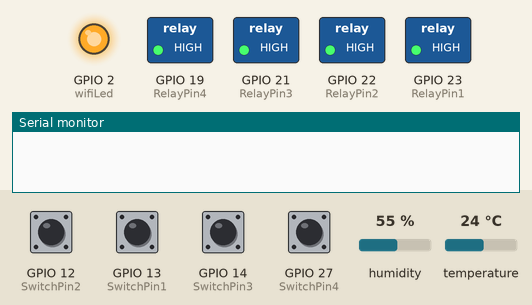
Recording of a sketch running on a simulated ESP32. Shown: switched loads named in the sketch (green lamp = pin HIGH), output pins drawn as LEDs (lit = HIGH), the last lines printed to the serial monitor. Inputs (shaded band) come from the test bench; at power-on: GPIO 12 (SwitchPin2), GPIO 13 (SwitchPin1), GPIO 14 (SwitchPin3), GPIO 27 (SwitchPin4) HIGH, humidity 55 %, temperature 24 °C. WiFi joins after 1.5 s; servers stay silent unless stated.

Above: at 2.2 s.
2.3 s: GPIO 12 (SwitchPin2) pulled LOW for 0.15 s
At 3.5 s:
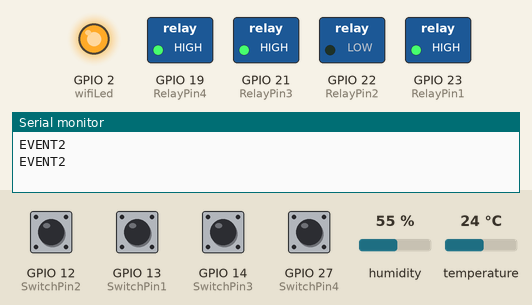
3.9 s: GPIO 13 (SwitchPin1) pulled LOW for 0.15 s
At 4.7 s:
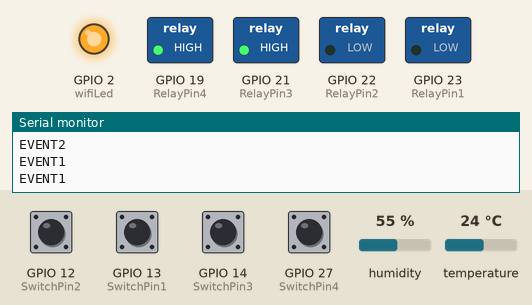
5.5 s: GPIO 14 (SwitchPin3) pulled LOW for 0.15 s
At 6.8 s:
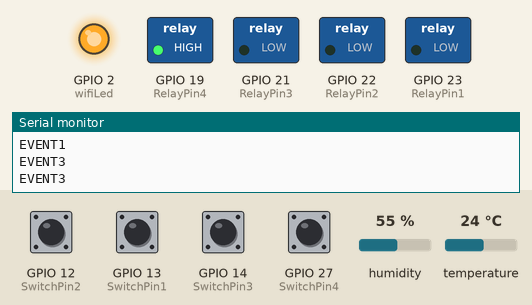
7.1 s: GPIO 27 (SwitchPin4) pulled LOW for 0.15 s
At 8.3 s:
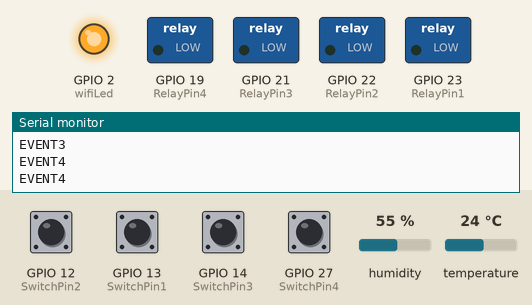
8.7 s: GPIO 12 (SwitchPin2) pulled LOW for 1 s
At 10.7 s:
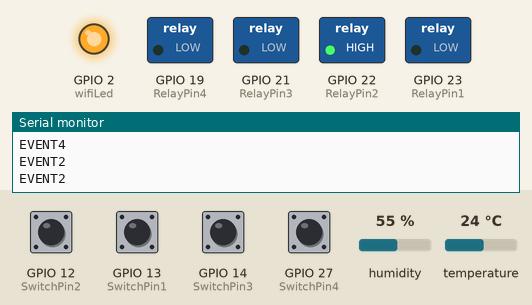
11.2 s: GPIO 13 (SwitchPin1) pulled LOW for 1 s
At 12.7 s:
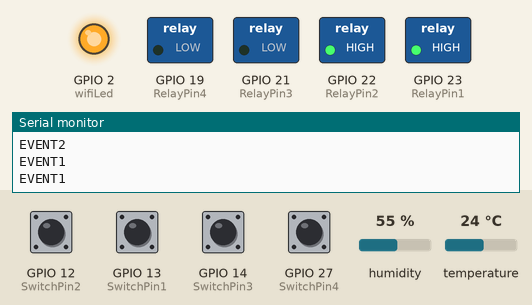
Timing chart, 0 to 14.2 s (numbered marks = the images above; inputs shaded):
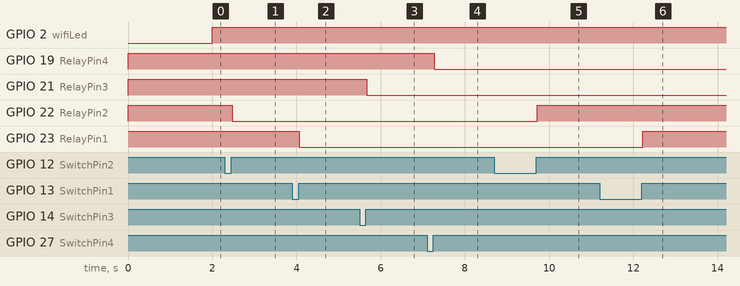

Measured:
- after the input at 2.3 s, GPIO 22 (RelayPin2): HIGH → LOW after 0.17 s
- after the input at 3.9 s, GPIO 23 (RelayPin1): HIGH → LOW after 0.17 s
- after the input at 5.5 s, GPIO 21 (RelayPin3): HIGH → LOW after 0.17 s
- after the input at 7.1 s, GPIO 19 (RelayPin4): HIGH → LOW after 0.17 s
- after the input at 8.7 s, GPIO 22 (RelayPin2): LOW → HIGH after 1.0 s
- after the input at 11.2 s, GPIO 23 (RelayPin1): LOW → HIGH after 1.0 s

The sketch:

Proyecto_Domotica_GMA.ino
```cpp
#define BLYNK_TEMPLATE_ID "TMPLVm1IySxq"
#define BLYNK_DEVICE_NAME "ESP32 Alejandro GM"
#define BLYNK_AUTH_TOKEN "awUnxHklyBx2fL6IHDRaJ-Q6868B85_h"


char ssid[] = "Hi 2";
char pass[] = "Alexnuevo3";

bool fetch_blynk_state = true;


#define IR_Button_1   0xF30CFF00
#define IR_Button_2   0xE718FF00
#define IR_Button_3   0xA15EFF00
#define IR_Button_4   0xF708FF00
#define IR_All_Off    0xE916FF00


#include <WiFi.h>
#include <WiFiClient.h>
#include <BlynkSimpleEsp32.h>
#include <DHT.h>
#include <IRremote.h>
#include <AceButton.h>
using namespace ace_button;

#define DHTPIN              16
#define IR_RECV_PIN         35


#define DHTTYPE DHT11


IRrecv irrecv(IR_RECV_PIN);
decode_results results;


#define RelayPin1 23  //D23
#define RelayPin2 22  //D22
#define RelayPin3 21  //D21
#define RelayPin4 19  //D19

#define SwitchPin1 13  //D13
#define SwitchPin2 12  //D12
#define SwitchPin3 14  //D14
#define SwitchPin4 27  //D27

#define wifiLed   2   //D2


#define VPIN_BUTTON_1    V1
#define VPIN_BUTTON_2    V2
#define VPIN_BUTTON_3    V3
#define VPIN_BUTTON_4    V4

#define VPIN_BUTTON_C    V5
#define VPIN_TEMPERATURE V6
#define VPIN_HUMIDITY    V7


// Relay State
bool toggleState_1 = LOW;
bool toggleState_2 = LOW;
bool toggleState_3 = LOW;
bool toggleState_4 = LOW;

int wifiFlag = 0;
float temperature1 = 0;
float humidity1   = 0;

char auth[] = BLYNK_AUTH_TOKEN;

ButtonConfig config1;
AceButton button1(&config1);
ButtonConfig config2;
AceButton button2(&config2);
ButtonConfig config3;
AceButton button3(&config3);
ButtonConfig config4;
AceButton button4(&config4);

void handleEvent1(AceButton*, uint8_t, uint8_t);
void handleEvent2(AceButton*, uint8_t, uint8_t);
void handleEvent3(AceButton*, uint8_t, uint8_t);
void handleEvent4(AceButton*, uint8_t, uint8_t);

BlynkTimer timer;
DHT dht(DHTPIN, DHTTYPE);


BLYNK_WRITE(VPIN_BUTTON_1) {
  toggleState_1 = param.asInt();
  digitalWrite(RelayPin1, !toggleState_1);
}

BLYNK_WRITE(VPIN_BUTTON_2) {
  toggleState_2 = param.asInt();
  digitalWrite(RelayPin2, !toggleState_2);
}

BLYNK_WRITE(VPIN_BUTTON_3) {
  toggleState_3 = param.asInt();
  digitalWrite(RelayPin3, !toggleState_3);
}

BLYNK_WRITE(VPIN_BUTTON_4) {
  toggleState_4 = param.asInt();
  digitalWrite(RelayPin4, !toggleState_4);
}

BLYNK_WRITE(VPIN_BUTTON_C) {
  all_SwitchOff();
}

void all_SwitchOff(){
  toggleState_1 = 0; digitalWrite(RelayPin1, HIGH); Blynk.virtualWrite(VPIN_BUTTON_1, toggleState_1); delay(100);
  toggleState_2 = 0; digitalWrite(RelayPin2, HIGH); Blynk.virtualWrite(VPIN_BUTTON_2, toggleState_2); delay(100);
  toggleState_3 = 0; digitalWrite(RelayPin3, HIGH); Blynk.virtualWrite(VPIN_BUTTON_3, toggleState_3); delay(100);
  toggleState_4 = 0; digitalWrite(RelayPin4, HIGH); Blynk.virtualWrite(VPIN_BUTTON_4, toggleState_4); delay(100);
  Blynk.virtualWrite(VPIN_HUMIDITY, humidity1);
  Blynk.virtualWrite(VPIN_TEMPERATURE, temperature1);
}

void checkBlynkStatus() {

  bool isconnected = Blynk.connected();
  if (isconnected == false) {
    wifiFlag = 1;
    Serial.println("Blynk Not Connected");
    digitalWrite(wifiLed, LOW);
  }
  if (isconnected == true) {
    wifiFlag = 0;
    if (!fetch_blynk_state){
    Blynk.virtualWrite(VPIN_BUTTON_1, toggleState_1);
    Blynk.virtualWrite(VPIN_BUTTON_2, toggleState_2);
    Blynk.virtualWrite(VPIN_BUTTON_3, toggleState_3);
    Blynk.virtualWrite(VPIN_BUTTON_4, toggleState_4);
    }
    digitalWrite(wifiLed, HIGH);

  }
}

BLYNK_CONNECTED() {

  if (fetch_blynk_state){
    Blynk.syncVirtual(VPIN_BUTTON_1);
    Blynk.syncVirtual(VPIN_BUTTON_2);
    Blynk.syncVirtual(VPIN_BUTTON_3);
    Blynk.syncVirtual(VPIN_BUTTON_4);
  }
    Blynk.syncVirtual(VPIN_TEMPERATURE);
    Blynk.syncVirtual(VPIN_HUMIDITY);
}

void readSensor(){

  float h = dht.readHumidity();
  float t = dht.readTemperature();
  if (isnan(h) || isnan(t)) {
    Serial.println("Failed to read from DHT sensor!");
    return;
  }
  else {
    humidity1 = h;
    temperature1 = t;

  }
}

void sendSensor()
{
  readSensor();

  Blynk.virtualWrite(VPIN_HUMIDITY, humidity1);
  Blynk.virtualWrite(VPIN_TEMPERATURE, temperature1);
}

void ir_remote(){
  if (irrecv.decode(&results)) {
      switch(results.value){
          case IR_Button_1:
            digitalWrite(RelayPin1, toggleState_1);
            toggleState_1 = !toggleState_1;
            Blynk.virtualWrite(VPIN_BUTTON_1, toggleState_1);
            delay(100);
            break;
          case IR_Button_2:
            digitalWrite(RelayPin2, toggleState_2);
            toggleState_2 = !toggleState_2;
            Blynk.virtualWrite(VPIN_BUTTON_2, toggleState_2);
            delay(100);
            break;
          case IR_Button_3:
            digitalWrite(RelayPin3, toggleState_3);
            toggleState_3 = !toggleState_3;
            Blynk.virtualWrite(VPIN_BUTTON_3, toggleState_3);
            delay(100);
            break;
          case IR_Button_4:
            digitalWrite(RelayPin4, toggleState_4);
            toggleState_4 = !toggleState_4;
            Blynk.virtualWrite(VPIN_BUTTON_4, toggleState_4);
            delay(100);
            break;
          case IR_All_Off:
            all_SwitchOff();
            break;
          default : break;
        }

        irrecv.resume();
  }
}
void setup()
{
  Serial.begin(9600);

  pinMode(RelayPin1, OUTPUT);
  pinMode(RelayPin2, OUTPUT);
  pinMode(RelayPin3, OUTPUT);
  pinMode(RelayPin4, OUTPUT);

  pinMode(wifiLed, OUTPUT);

  pinMode(SwitchPin1, INPUT_PULLUP);
  pinMode(SwitchPin2, INPUT_PULLUP);
  pinMode(SwitchPin3, INPUT_PULLUP);
  pinMode(SwitchPin4, INPUT_PULLUP);


  digitalWrite(RelayPin1, !toggleState_1);
  digitalWrite(RelayPin2, !toggleState_2);
  digitalWrite(RelayPin3, !toggleState_3);
  digitalWrite(RelayPin4, !toggleState_4);

  irrecv.enableIRIn();
  dht.begin();

  digitalWrite(wifiLed, LOW);

  config1.setEventHandler(button1Handler);
  config2.setEventHandler(button2Handler);
  config3.setEventHandler(button3Handler);
  config4.setEventHandler(button4Handler);

  button1.init(SwitchPin1);
  button2.init(SwitchPin2);
  button3.init(SwitchPin3);
  button4.init(SwitchPin4);


  WiFi.begin(ssid, pass);
  timer.setInterval(2000L, checkBlynkStatus);
  timer.setInterval(1000L, sendSensor);
  Blynk.config(auth);
  delay(1000);

  if (!fetch_blynk_state){
    Blynk.virtualWrite(VPIN_BUTTON_1, toggleState_1);
    Blynk.virtualWrite(VPIN_BUTTON_2, toggleState_2);
    Blynk.virtualWrite(VPIN_BUTTON_3, toggleState_3);
    Blynk.virtualWrite(VPIN_BUTTON_4, toggleState_4);
  }
}

void loop()
{
  ir_remote();

  Blynk.run();
  timer.run(); // Initiates SimpleTimer

  button1.check();
  button2.check();
  button3.check();
  button4.check();
}

void button1Handler(AceButton* button, uint8_t eventType, uint8_t buttonState) {
  Serial.println("EVENT1");
  switch (eventType) {
    case AceButton::kEventReleased:
      digitalWrite(RelayPin1, toggleState_1);
      toggleState_1 = !toggleState_1;
      Blynk.virtualWrite(VPIN_BUTTON_1, toggleState_1);
      break;
  }
}
void button2Handler(AceButton* button, uint8_t eventType, uint8_t buttonState) {
  Serial.println("EVENT2");
  switch (eventType) {
    case AceButton::kEventReleased:
      digitalWrite(RelayPin2, toggleState_2);
      toggleState_2 = !toggleState_2;
      Blynk.virtualWrite(VPIN_BUTTON_2, toggleState_2);
      break;
  }
}
void button3Handler(AceButton* button, uint8_t eventType, uint8_t buttonState) {
  Serial.println("EVENT3");
  switch (eventType) {
    case AceButton::kEventReleased:
      digitalWrite(RelayPin3, toggleState_3);
      toggleState_3 = !toggleState_3;
      Blynk.virtualWrite(VPIN_BUTTON_3, toggleState_3);
      break;
  }
}
void button4Handler(AceButton* button, uint8_t eventType, uint8_t buttonState) {
  Serial.println("EVENT4");
  switch (eventType) {
    case AceButton::kEventReleased:
      digitalWrite(RelayPin4, toggleState_4);
      toggleState_4 = !toggleState_4;
      Blynk.virtualWrite(VPIN_BUTTON_4, toggleState_4);
      break;
  }
}
```
